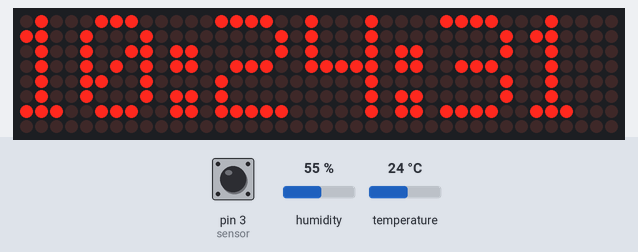
Bench run of a sketch on a simulated Arduino Uno, built with avr-gcc and run on an emulated ATmega328P. Parts: 40×8 LED matrix. Inputs (shaded band) come from the test bench; at power-on: pin 3 (sensor) HIGH, humidity 55 %, temperature 24 °C. The local clock reads 2024-03-15 10:24:30 at power-on unless the sketch sets it; what the sketch prints to the serial monitor is not drawn.

Above: at 1.6 s.
1.7 s: pin 3 (sensor) pulsed LOW 2 times (0.12 s each, 0.3 s apart)
At 2.9 s:
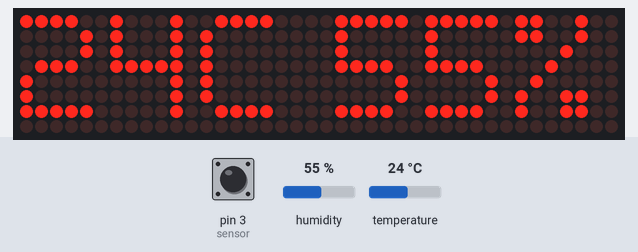
3.8 s: pin 3 (sensor) driven LOW
At 4.6 s:
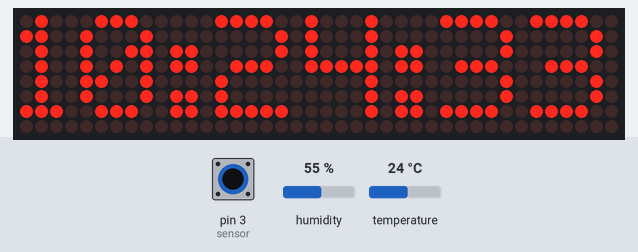
6.3 s: pin 3 (sensor) driven HIGH
At 7.9 s:
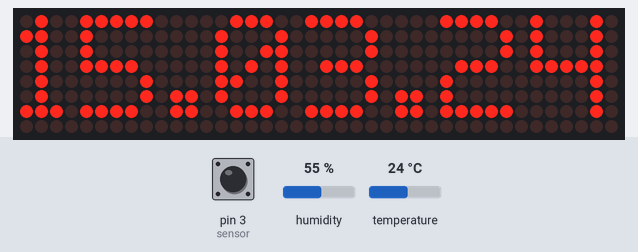
Timing chart, 0 to 9.4 s (numbered marks = the images above; inputs shaded):
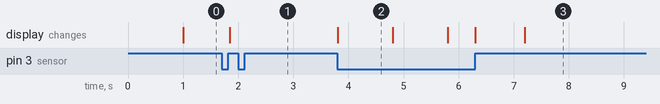

The sketch:

LEDMatrixClock_v1.ino
```cpp
//Wilhelm Zeuschner - Started on 14.03.2018
//I'd recommend changing line 258 in "MD_MAX72xx_font.cpp" to "  5, 0x00, 0x42, 0x7f, 0x40, 0x00,  // 49 - '1'". This ensures even character spacing.
//This changes the width of the character "1"
//If the library gets updated this line number may change!
//Nov. 2019: There were changes to the library and the font, which I personally didn't  like. I have included MD_MAX72xx_font.cpp that has the older font from the images on Thingiverse

//Libraries
#include <RtcDS3231.h>
#include <MD_MAX72xx.h>
#include <DHT.h>

#include <Wire.h>
#include <SPI.h>


//Defines
//#define	PRINT(s, v)	{ Serial.print(F(s)); Serial.print(v); }
#define	MAX_DEVICES	5	//Number of chained Martices
#define	CLK_PIN		13  // SPI SCK
#define	DATA_PIN	11  // SPI MOSI
#define	CS_PIN		10  // SPI SS

#define DHTPIN 9
#define DHTTYPE DHT11
//Text Parameters
#define  CHAR_SPACING  1 // pixels between characters
//Global message buffers shared by Serial and Scrolling functions
#define	BUF_SIZE	10

//Change this if your Matrix doesn't work:
#define HARDWARE_TYPE MD_MAX72XX::FC16_HW
/*
 * https://majicdesigns.github.io/MD_MAX72XX/page_hardware.html
    PAROLA_HW,    ///< Use the Parola style hardware modules.
    GENERIC_HW,   ///< Use 'generic' style hardware modules commonly available.
    ICSTATION_HW, ///< Use ICStation style hardware module.
    FC16_HW       ///< Use FC-16 style hardware module.
*/


MD_MAX72XX matrix = MD_MAX72XX(HARDWARE_TYPE, CS_PIN, MAX_DEVICES);	//Create Matrix Instance
RtcDS3231<TwoWire> rtc(Wire);							//Create RTC Instance
DHT dht(DHTPIN, DHTTYPE);								//Create DHT11 Instance

//Pins
const byte sensor = 3;

//Variables
RtcDateTime datetime;								//Stores Time
char daysOfTheWeek[7][12] = { "Sunday", "Monday", "Tuesday", "Wednesday", "Thursday", "Friday", "Saturday" };
int hour;
unsigned long last_time;							//For Timing

volatile bool touch_flag;
bool display_mode;
volatile unsigned long time_between;
volatile bool trigger_state;
bool working_on_it = 0;


char message[BUF_SIZE] = { " " };
bool newMessageAvailable = true;


void setup() {
	pinMode(sensor, INPUT);
	attachInterrupt(digitalPinToInterrupt(sensor), touch, RISING);

	matrix.begin();
	rtc.Begin();

	dht.begin();
	Serial.begin(115200);
  Serial.println("Online");
}

void loop() {

	if ((millis() - last_time) >= 1000) {
		last_time = millis();
		datetime = rtc.GetDateTime();
		hour = datetime.Hour();
		setBrightness();

		int lh = ((hour / 10) % 10);
		int rh = (hour % 10);
		int lm = ((datetime.Minute() / 10) % 10);
		int rm = (datetime.Minute() % 10);
		int ls = ((datetime.Second() / 10) % 10);
		int rs = (datetime.Second() % 10);


		//Serial.println(hour);

		message[0] = char(lh) + 48;
		message[1] = char(rh) + 48;
		message[2] = ':';
		message[3] = char(lm) + 48;
		message[4] = char(rm) + 48;
		message[5] = ':';
		message[6] = char(ls) + 48;
		message[7] = char(rs) + 48;

		printText(0, MAX_DEVICES - 1, message);


		//Serial.println(daysOfTheWeek[datetime.DayOfWeek()]);
	}

	//Serial.println("trigger_state");
	//Serial.println(trigger_state);
	//Serial.println("time_between");
	//Serial.println(time_between);
	if (touch_flag) {

		unsigned long trigger_time = millis();
		working_on_it = 1;
		touch_flag = 0;
		bool delayed = 0;
		display_mode = !display_mode;

		//Display Temperature
		if (display_mode) {

			int temperature = dht.readTemperature();
			int humidity = dht.readHumidity();
			/*Serial.println(temperature);
			Serial.println(humidity);*/

			//RtcTemperature temp = rtc.GetTemperature();
			//int temperature = temp.AsFloat() * 100;


			int t1 = ((temperature / 10) % 10);
			int t2 = (temperature % 10);
			int h1 = ((humidity / 10) % 10);
			int h2 = (humidity % 10);

			message[0] = char(t1) + 48;
			message[1] = char(t2) + 48;
			message[2] = 'C';
			message[3] = ' ';
			message[4] = char(h1) + 48;
			message[5] = char(h2) + 48;
			message[6] = '%';
			message[7] = ' ';
			printText(0, MAX_DEVICES - 1, message);
			/*Serial.print(temperature);
			Serial.println("C");
			Serial.print(humidity);
			Serial.println("%");*/
		}

		//Display current Date and Day
		else {
			//Print Day, then Date
			printText(0, MAX_DEVICES - 1, daysOfTheWeek[datetime.DayOfWeek()]);
			delay(900);

			int ld = ((datetime.Day() / 10) % 10);
			int rd = (datetime.Day() % 10);
			int lm = ((datetime.Month() / 10) % 10);
			int rm = (datetime.Month() % 10);
			int ly = ((datetime.Year() / 10) % 10);
			int ry = (datetime.Year() % 10);

			//Serial.println(ly);
			//Serial.println(ry);

			message[0] = char(ld) + 48;
			message[1] = char(rd) + 48;
			message[2] = '.';
			message[3] = char(lm) + 48;
			message[4] = char(rm) + 48;
			message[5] = '.';
			message[6] = char(ly) + 48;
			message[7] = char(ry) + 48;

			printText(0, MAX_DEVICES - 1, message);
		}

		//Delay Logic
		while (true) {
			if (!delayed) {
				delayed = 1;
				delay(1500);
			}

			if (digitalRead(sensor) == 0 || (millis() - trigger_time) > 10000) {		//Quit, if sensor is no longer pressed or if it has been pressed for over 10s
				working_on_it = 0;
				break;
			}
		}
	}
}

void touch() {
	if (!working_on_it) {
		touch_flag = 1;
	}
}

//Determines the Brightness for Matrices
void setBrightness() {
	//Dim Light Intensity (0x1 to 0xf)
	if ((hour > 20) && (hour < 21)) {				//Medium Brightness
		matrix.control(MD_MAX72XX::INTENSITY, 0x3);
		//Serial.println("Case 1");
	}
	else if ((hour > 21) || (hour < 7)) {			//Low Brightness
		matrix.control(MD_MAX72XX::INTENSITY, 0x1);
		//Serial.println("Case 2");
	}
	else /*if ((hour < 20) || (hour > 7))*/ {		//Normal Brightness
		matrix.control(MD_MAX72XX::INTENSITY, 0xf);
		//Serial.println("Case 3");
	}
}

//Prints Text to Matrices
void printText(uint8_t modStart, uint8_t modEnd, char *pMsg) {
	uint8_t		state = 0;
	uint8_t		curLen;
	uint16_t	showLen;
	uint8_t		cBuf[8];
	int16_t		col = ((modEnd + 1) * COL_SIZE) - 1;

	matrix.control(modStart, modEnd, MD_MAX72XX::UPDATE, MD_MAX72XX::OFF);

	do     // finite state machine to print the characters in the space available
	{
		switch (state)
		{
		case 0: // Load the next character from the font table
				// if we reached end of message, reset the message pointer
			if (*pMsg == '\0')
			{
				showLen = col - (modEnd * COL_SIZE);  // padding characters
				state = 2;
				break;
			}

			// retrieve the next character form the font file
			showLen = matrix.getChar(*pMsg++, sizeof(cBuf) / sizeof(cBuf[0]), cBuf);
			curLen = 0;
			state++;
			// !! deliberately fall through to next state to start displaying

		case 1: // display the next part of the character
			matrix.setColumn(col--, cBuf[curLen++]);

			// done with font character, now display the space between chars
			if (curLen == showLen)
			{
				showLen = CHAR_SPACING;
				state = 2;
			}
			break;

		case 2: // initialize state for displaying empty columns
			curLen = 0;
			state++;
			// fall through

		case 3: // display inter-character spacing or end of message padding (blank columns)
			matrix.setColumn(col--, 0);
			curLen++;
			if (curLen == showLen)
				state = 0;
			break;

		default:
			col = -1;   // this definitely ends the do loop
		}
	} while (col >= (modStart * COL_SIZE));

	matrix.control(modStart, modEnd, MD_MAX72XX::UPDATE, MD_MAX72XX::ON);
}
```

Measured:
- after the input at 1.7 s, the display: changes after 0.14 s (image 1)
- after the input at 3.8 s, the display: changes at once (image 2)
- after the input at 6.3 s, the display: first changes at once (image 3 shows a later state)
- what the display in image 2 shows lasts 1.0 s, from 3.8 s to 4.8 s
